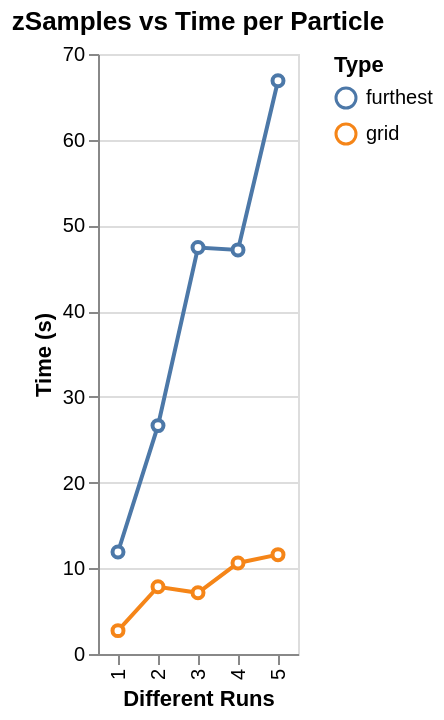

This figure's notebook cell:
### Code cell
base = alt.Chart(data_time_10k).mark_line(point=alt.OverlayMarkDef(filled=False, fill="white")).encode(
    x=alt.X('Run:N', title='Different Runs'),
    y=alt.Y('Time:Q', title='Time (s)'),
    color = "Type:N",
    tooltip= ['Run:N', alt.Tooltip('Time:Q', title='Time (s)')],
).properties(
    title='zSamples vs Time per Particle'
)
base

### Figure 1 — Vega-Lite specification as saved in the notebook (floating-point values rounded to 4 significant figures)
{"config": {"view": {"continuousWidth": 300, "continuousHeight": 300}}, "data": {"name": "data-19a8418af42b513821696a830f2f80ad"}, "mark": {"type": "line", "point": {"fill": "white", "filled": false}}, "encoding": {"color": {"field": "Type", "type": "nominal"}, "tooltip": [{"field": "Run", "type": "nominal"}, {"field": "Time", "title": "Time (s)", "type": "quantitative"}], "x": {"field": "Run", "title": "Different Runs", "type": "nominal"}, "y": {"field": "Time", "title": "Time (s)", "type": "quantitative"}}, "title": "zSamples vs Time per Particle", "$schema": "https://vega.github.io/schema/vega-lite/v6.4.1.json", "datasets": {"data-19a8418af42b513821696a830f2f80ad": [{"Run": 1, "Type": "grid", "Time": 2.726}, {"Run": 2, "Type": "grid", "Time": 7.844}, {"Run": 3, "Type": "grid", "Time": 7.139}, {"Run": 4, "Type": "grid", "Time": 10.63}, {"Run": 5, "Type": "grid", "Time": 11.59}, {"Run": 1, "Type": "furthest", "Time": 11.9}, {"Run": 2, "Type": "furthest", "Time": 26.65}, {"Run": 3, "Type": "furthest", "Time": 47.41}, {"Run": 4, "Type": "furthest", "Time": 47.14}, {"Run": 5, "Type": "furthest", "Time": 66.89}]}}
